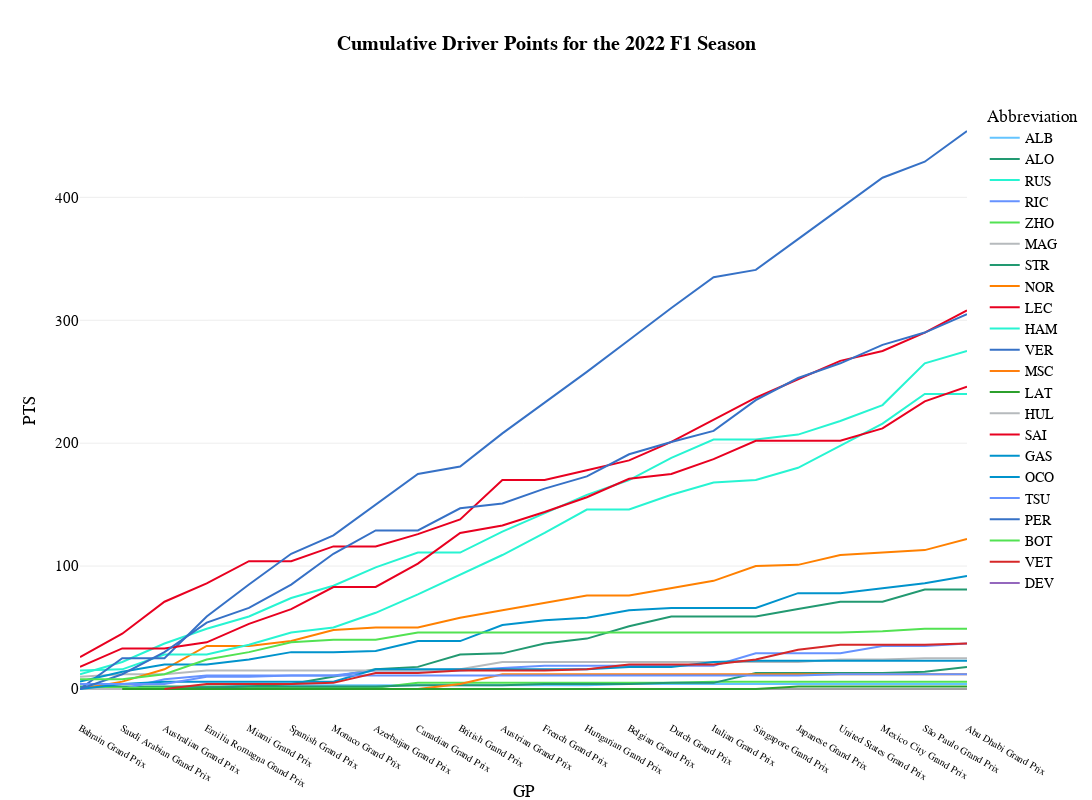

The notebook cell saved with this chart:
### Code cell
fig=px.line(
        df_bq_driver,
        x="GP", 
        y="PTS", 
        color='Abbreviation', 
        # markers=True,
        hover_data=['DriverNumber','TeamName', 'Position', 'GridPosition', 'Status', 'Year', 'GP', 'RoundNumber'], 
        template="xgridoff",
        title="<b>Cumulative Driver Points for the {} F1 Season</b>".format(years),
        height=800, 
        width=1200,
        color_discrete_map={
                "ALB": "#64C4FF",
                "ALO": "#229971",
                "BEA":"#E80020",
                "BOT": "#52e252",
                "GAS": "#0093cc",
                "HAM": "#27F4D2",
                "HUL": "#B6BABD",
                "LEC": "#E80020",
                "MAG": "#B6BABD",
                "NOR": "#FF8000",
                "OCO": "#0093cc",
                "PER": "#3671C6",
                "PIA": "#FF8000",
                "RIC": "#6692FF",
                "RUS": "#27F4D2",
                "SAI": "#E80020",
                "SAR": "#37BEDD",
                "STR": "#229971",
                "TSU": "#6692FF",
                "VER": "#3671C6",
                "ZHO": "#52e252"
          },
        )
fig.update_layout(
    yaxis = dict(tickfont = dict(size=15)),
    xaxis = dict(tickfont = dict(size=10)),
    font=dict(
        family="PT Sans Narrow",
        size=14,
        color="Black"
    ),
    title_font_family="PT Sans Narrow",
    # margin=dict(l=10, r=5, t=55, b=20),
    hoverlabel=dict(
    bgcolor="white",
    font_size=16,
    font_family="PT Sans Narrow"
    ),

)

### Figure 1 — Plotly figure (JSON) as saved in the notebook; plotly's stock layout.template omitted (floating-point values rounded to 4 significant figures; data arrays with more than 128 entries replaced by an {"elided": "..."} marker saying what was removed)
{"data": [{"customdata": {"elided": "25x7 mixed values"}, "hovertemplate": "Abbreviation=ALB<br>GP=%{x}<br>PTS=%{y}<br>DriverNumber=%{customdata[0]}<br>TeamName=%{customdata[1]}<br>Position=%{customdata[2]}<br>GridPosition=%{customdata[3]}<br>Status=%{customdata[4]}<br>Year=%{customdata[5]}<br>RoundNumber=%{customdata[6]}<extra></extra>", "legendgroup": "ALB", "line": {"color": "#64C4FF", "dash": "solid"}, "marker": {"symbol": "circle"}, "mode": "lines", "name": "ALB", "orientation": "v", "showlegend": true, "type": "scatter", "x": ["Bahrain Grand Prix", "Saudi Arabian Grand Prix", "Australian Grand Prix", "Emilia Romagna Grand Prix", "Emilia Romagna Grand Prix", "Miami Grand Prix", "Spanish Grand Prix", "Monaco Grand Prix", "Azerbaijan Grand Prix", "Canadian Grand Prix", "British Grand Prix", "Austrian Grand Prix", "Austrian Grand Prix", "French Grand Prix", "Hungarian Grand Prix", "Belgian Grand Prix", "Dutch Grand Prix", "Italian Grand Prix", "Singapore Grand Prix", "Japanese Grand Prix", "United States Grand Prix", "Mexico City Grand Prix", "São Paulo Grand Prix", "São Paulo Grand Prix", "Abu Dhabi Grand Prix"], "xaxis": "x", "y": [0, 0, 1, 1, 1, 3, 3, 3, 3, 3, 3, 3, 3, 3, 3, 4, 4, 4, 4, 4, 4, 4, 4, 4, 4], "yaxis": "y"}, {"customdata": {"elided": "25x7 mixed values"}, "hovertemplate": "Abbreviation=ALO<br>GP=%{x}<br>PTS=%{y}<br>DriverNumber=%{customdata[0]}<br>TeamName=%{customdata[1]}<br>Position=%{customdata[2]}<br>GridPosition=%{customdata[3]}<br>Status=%{customdata[4]}<br>Year=%{customdata[5]}<br>RoundNumber=%{customdata[6]}<extra></extra>", "legendgroup": "ALO", "line": {"color": "#229971", "dash": "solid"}, "marker": {"symbol": "circle"}, "mode": "lines", "name": "ALO", "orientation": "v", "showlegend": true, "type": "scatter", "x": ["Bahrain Grand Prix", "Saudi Arabian Grand Prix", "Australian Grand Prix", "Emilia Romagna Grand Prix", "Emilia Romagna Grand Prix", "Miami Grand Prix", "Spanish Grand Prix", "Monaco Grand Prix", "Azerbaijan Grand Prix", "Canadian Grand Prix", "British Grand Prix", "Austrian Grand Prix", "Austrian Grand Prix", "French Grand Prix", "Hungarian Grand Prix", "Belgian Grand Prix", "Dutch Grand Prix", "Italian Grand Prix", "Singapore Grand Prix", "Japanese Grand Prix", "United States Grand Prix", "Mexico City Grand Prix", "São Paulo Grand Prix", "São Paulo Grand Prix", "Abu Dhabi Grand Prix"], "xaxis": "x", "y": [2, 2, 2, 2, 2, 2, 4, 10, 16, 18, 28, 29, 29, 37, 41, 51, 59, 59, 59, 65, 71, 71, 81, 81, 81], "yaxis": "y"}, {"customdata": {"elided": "25x7 mixed values"}, "hovertemplate": "Abbreviation=RUS<br>GP=%{x}<br>PTS=%{y}<br>DriverNumber=%{customdata[0]}<br>TeamName=%{customdata[1]}<br>Position=%{customdata[2]}<br>GridPosition=%{customdata[3]}<br>Status=%{customdata[4]}<br>Year=%{customdata[5]}<br>RoundNumber=%{customdata[6]}<extra></extra>", "legendgroup": "RUS", "line": {"color": "#27F4D2", "dash": "solid"}, "marker": {"symbol": "circle"}, "mode": "lines", "name": "RUS", "orientation": "v", "showlegend": true, "type": "scatter", "x": ["Bahrain Grand Prix", "Saudi Arabian Grand Prix", "Australian Grand Prix", "Emilia Romagna Grand Prix", "Emilia Romagna Grand Prix", "Miami Grand Prix", "Spanish Grand Prix", "Monaco Grand Prix", "Azerbaijan Grand Prix", "Canadian Grand Prix", "British Grand Prix", "Austrian Grand Prix", "Austrian Grand Prix", "French Grand Prix", "Hungarian Grand Prix", "Belgian Grand Prix", "Dutch Grand Prix", "Italian Grand Prix", "Singapore Grand Prix", "Japanese Grand Prix", "United States Grand Prix", "Mexico City Grand Prix", "São Paulo Grand Prix", "São Paulo Grand Prix", "Abu Dhabi Grand Prix"], "xaxis": "x", "y": [12, 22, 37, 49, 49, 59, 74, 84, 99, 111, 111, 128, 128, 143, 158, 170, 188, 203, 203, 207, 218, 231, 265, 265, 275], "yaxis": "y"}, {"customdata": {"elided": "25x7 mixed values"}, "hovertemplate": "Abbreviation=RIC<br>GP=%{x}<br>PTS=%{y}<br>DriverNumber=%{customdata[0]}<br>TeamName=%{customdata[1]}<br>Position=%{customdata[2]}<br>GridPosition=%{customdata[3]}<br>Status=%{customdata[4]}<br>Year=%{customdata[5]}<br>RoundNumber=%{customdata[6]}<extra></extra>", "legendgroup": "RIC", "line": {"color": "#6692FF", "dash": "solid"}, "marker": {"symbol": "circle"}, "mode": "lines", "name": "RIC", "orientation": "v", "showlegend": true, "type": "scatter", "x": ["Bahrain Grand Prix", "Saudi Arabian Grand Prix", "Australian Grand Prix", "Emilia Romagna Grand Prix", "Emilia Romagna Grand Prix", "Miami Grand Prix", "Spanish Grand Prix", "Monaco Grand Prix", "Azerbaijan Grand Prix", "Canadian Grand Prix", "British Grand Prix", "Austrian Grand Prix", "Austrian Grand Prix", "French Grand Prix", "Hungarian Grand Prix", "Belgian Grand Prix", "Dutch Grand Prix", "Italian Grand Prix", "Singapore Grand Prix", "Japanese Grand Prix", "United States Grand Prix", "Mexico City Grand Prix", "São Paulo Grand Prix", "São Paulo Grand Prix", "Abu Dhabi Grand Prix"], "xaxis": "x", "y": [0, 0, 8, 11, 11, 11, 11, 11, 15, 15, 15, 17, 17, 19, 19, 19, 19, 19, 29, 29, 29, 35, 35, 35, 37], "yaxis": "y"}, {"customdata": {"elided": "25x7 mixed values"}, "hovertemplate": "Abbreviation=ZHO<br>GP=%{x}<br>PTS=%{y}<br>DriverNumber=%{customdata[0]}<br>TeamName=%{customdata[1]}<br>Position=%{customdata[2]}<br>GridPosition=%{customdata[3]}<br>Status=%{customdata[4]}<br>Year=%{customdata[5]}<br>RoundNumber=%{customdata[6]}<extra></extra>", "legendgroup": "ZHO", "line": {"color": "#52e252", "dash": "solid"}, "marker": {"symbol": "circle"}, "mode": "lines", "name": "ZHO", "orientation": "v", "showlegend": true, "type": "scatter", "x": ["Bahrain Grand Prix", "Saudi Arabian Grand Prix", "Australian Grand Prix", "Emilia Romagna Grand Prix", "Emilia Romagna Grand Prix", "Miami Grand Prix", "Spanish Grand Prix", "Monaco Grand Prix", "Azerbaijan Grand Prix", "Canadian Grand Prix", "British Grand Prix", "Austrian Grand Prix", "Austrian Grand Prix", "French Grand Prix", "Hungarian Grand Prix", "Belgian Grand Prix", "Dutch Grand Prix", "Italian Grand Prix", "Singapore Grand Prix", "Japanese Grand Prix", "United States Grand Prix", "Mexico City Grand Prix", "São Paulo Grand Prix", "São Paulo Grand Prix", "Abu Dhabi Grand Prix"], "xaxis": "x", "y": [1, 1, 1, 1, 1, 1, 1, 1, 1, 5, 5, 5, 5, 5, 5, 5, 5, 6, 6, 6, 6, 6, 6, 6, 6], "yaxis": "y"}, {"customdata": {"elided": "25x7 mixed values"}, "hovertemplate": "Abbreviation=MAG<br>GP=%{x}<br>PTS=%{y}<br>DriverNumber=%{customdata[0]}<br>TeamName=%{customdata[1]}<br>Position=%{customdata[2]}<br>GridPosition=%{customdata[3]}<br>Status=%{customdata[4]}<br>Year=%{customdata[5]}<br>RoundNumber=%{customdata[6]}<extra></extra>", "legendgroup": "MAG", "line": {"color": "#B6BABD", "dash": "solid"}, "marker": {"symbol": "circle"}, "mode": "lines", "name": "MAG", "orientation": "v", "showlegend": true, "type": "scatter", "x": ["Bahrain Grand Prix", "Saudi Arabian Grand Prix", "Australian Grand Prix", "Emilia Romagna Grand Prix", "Emilia Romagna Grand Prix", "Miami Grand Prix", "Spanish Grand Prix", "Monaco Grand Prix", "Azerbaijan Grand Prix", "Canadian Grand Prix", "British Grand Prix", "Austrian Grand Prix", "Austrian Grand Prix", "French Grand Prix", "Hungarian Grand Prix", "Belgian Grand Prix", "Dutch Grand Prix", "Italian Grand Prix", "Singapore Grand Prix", "Japanese Grand Prix", "United States Grand Prix", "Mexico City Grand Prix", "São Paulo Grand Prix", "São Paulo Grand Prix", "Abu Dhabi Grand Prix"], "xaxis": "x", "y": [10, 12, 12, 15, 15, 15, 15, 15, 15, 15, 16, 22, 22, 22, 22, 22, 22, 22, 22, 22, 24, 24, 25, 25, 25], "yaxis": "y"}, {"customdata": {"elided": "25x7 mixed values"}, "hovertemplate": "Abbreviation=STR<br>GP=%{x}<br>PTS=%{y}<br>DriverNumber=%{customdata[0]}<br>TeamName=%{customdata[1]}<br>Position=%{customdata[2]}<br>GridPosition=%{customdata[3]}<br>Status=%{customdata[4]}<br>Year=%{customdata[5]}<br>RoundNumber=%{customdata[6]}<extra></extra>", "legendgroup": "STR", "line": {"color": "#229971", "dash": "solid"}, "marker": {"symbol": "circle"}, "mode": "lines", "name": "STR", "orientation": "v", "showlegend": true, "type": "scatter", "x": ["Bahrain Grand Prix", "Saudi Arabian Grand Prix", "Australian Grand Prix", "Emilia Romagna Grand Prix", "Emilia Romagna Grand Prix", "Miami Grand Prix", "Spanish Grand Prix", "Monaco Grand Prix", "Azerbaijan Grand Prix", "Canadian Grand Prix", "British Grand Prix", "Austrian Grand Prix", "Austrian Grand Prix", "French Grand Prix", "Hungarian Grand Prix", "Belgian Grand Prix", "Dutch Grand Prix", "Italian Grand Prix", "Singapore Grand Prix", "Japanese Grand Prix", "United States Grand Prix", "Mexico City Grand Prix", "São Paulo Grand Prix", "São Paulo Grand Prix", "Abu Dhabi Grand Prix"], "xaxis": "x", "y": [0, 0, 0, 1, 1, 2, 2, 2, 2, 3, 3, 3, 3, 4, 4, 4, 5, 5, 13, 13, 13, 13, 14, 14, 18], "yaxis": "y"}, {"customdata": {"elided": "25x7 mixed values"}, "hovertemplate": "Abbreviation=NOR<br>GP=%{x}<br>PTS=%{y}<br>DriverNumber=%{customdata[0]}<br>TeamName=%{customdata[1]}<br>Position=%{customdata[2]}<br>GridPosition=%{customdata[3]}<br>Status=%{customdata[4]}<br>Year=%{customdata[5]}<br>RoundNumber=%{customdata[6]}<extra></extra>", "legendgroup": "NOR", "line": {"color": "#FF8000", "dash": "solid"}, "marker": {"symbol": "circle"}, "mode": "lines", "name": "NOR", "orientation": "v", "showlegend": true, "type": "scatter", "x": ["Bahrain Grand Prix", "Saudi Arabian Grand Prix", "Australian Grand Prix", "Emilia Romagna Grand Prix", "Emilia Romagna Grand Prix", "Miami Grand Prix", "Spanish Grand Prix", "Monaco Grand Prix", "Azerbaijan Grand Prix", "Canadian Grand Prix", "British Grand Prix", "Austrian Grand Prix", "Austrian Grand Prix", "French Grand Prix", "Hungarian Grand Prix", "Belgian Grand Prix", "Dutch Grand Prix", "Italian Grand Prix", "Singapore Grand Prix", "Japanese Grand Prix", "United States Grand Prix", "Mexico City Grand Prix", "São Paulo Grand Prix", "São Paulo Grand Prix", "Abu Dhabi Grand Prix"], "xaxis": "x", "y": [0, 6, 16, 35, 35, 35, 39, 48, 50, 50, 58, 64, 64, 70, 76, 76, 82, 88, 100, 101, 109, 111, 113, 113, 122], "yaxis": "y"}, {"customdata": {"elided": "25x7 mixed values"}, "hovertemplate": "Abbreviation=LEC<br>GP=%{x}<br>PTS=%{y}<br>DriverNumber=%{customdata[0]}<br>TeamName=%{customdata[1]}<br>Position=%{customdata[2]}<br>GridPosition=%{customdata[3]}<br>Status=%{customdata[4]}<br>Year=%{customdata[5]}<br>RoundNumber=%{customdata[6]}<extra></extra>", "legendgroup": "LEC", "line": {"color": "#E80020", "dash": "solid"}, "marker": {"symbol": "circle"}, "mode": "lines", "name": "LEC", "orientation": "v", "showlegend": true, "type": "scatter", "x": ["Bahrain Grand Prix", "Saudi Arabian Grand Prix", "Australian Grand Prix", "Emilia Romagna Grand Prix", "Emilia Romagna Grand Prix", "Miami Grand Prix", "Spanish Grand Prix", "Monaco Grand Prix", "Azerbaijan Grand Prix", "Canadian Grand Prix", "British Grand Prix", "Austrian Grand Prix", "Austrian Grand Prix", "French Grand Prix", "Hungarian Grand Prix", "Belgian Grand Prix", "Dutch Grand Prix", "Italian Grand Prix", "Singapore Grand Prix", "Japanese Grand Prix", "United States Grand Prix", "Mexico City Grand Prix", "São Paulo Grand Prix", "São Paulo Grand Prix", "Abu Dhabi Grand Prix"], "xaxis": "x", "y": [26, 45, 71, 86, 86, 104, 104, 116, 116, 126, 138, 170, 170, 170, 178, 186, 201, 219, 237, 252, 267, 275, 290, 290, 308], "yaxis": "y"}, {"customdata": {"elided": "25x7 mixed values"}, "hovertemplate": "Abbreviation=HAM<br>GP=%{x}<br>PTS=%{y}<br>DriverNumber=%{customdata[0]}<br>TeamName=%{customdata[1]}<br>Position=%{customdata[2]}<br>GridPosition=%{customdata[3]}<br>Status=%{customdata[4]}<br>Year=%{customdata[5]}<br>RoundNumber=%{customdata[6]}<extra></extra>", "legendgroup": "HAM", "line": {"color": "#27F4D2", "dash": "solid"}, "marker": {"symbol": "circle"}, "mode": "lines", "name": "HAM", "orientation": "v", "showlegend": true, "type": "scatter", "x": ["Bahrain Grand Prix", "Saudi Arabian Grand Prix", "Australian Grand Prix", "Emilia Romagna Grand Prix", "Emilia Romagna Grand Prix", "Miami Grand Prix", "Spanish Grand Prix", "Monaco Grand Prix", "Azerbaijan Grand Prix", "Canadian Grand Prix", "British Grand Prix", "Austrian Grand Prix", "Austrian Grand Prix", "French Grand Prix", "Hungarian Grand Prix", "Belgian Grand Prix", "Dutch Grand Prix", "Italian Grand Prix", "Singapore Grand Prix", "Japanese Grand Prix", "United States Grand Prix", "Mexico City Grand Prix", "São Paulo Grand Prix", "São Paulo Grand Prix", "Abu Dhabi Grand Prix"], "xaxis": "x", "y": [15, 16, 28, 28, 28, 36, 46, 50, 62, 77, 93, 109, 109, 127, 146, 146, 158, 168, 170, 180, 198, 216, 240, 240, 240], "yaxis": "y"}, {"customdata": {"elided": "25x7 mixed values"}, "hovertemplate": "Abbreviation=VER<br>GP=%{x}<br>PTS=%{y}<br>DriverNumber=%{customdata[0]}<br>TeamName=%{customdata[1]}<br>Position=%{customdata[2]}<br>GridPosition=%{customdata[3]}<br>Status=%{customdata[4]}<br>Year=%{customdata[5]}<br>RoundNumber=%{customdata[6]}<extra></extra>", "legendgroup": "VER", "line": {"color": "#3671C6", "dash": "solid"}, "marker": {"symbol": "circle"}, "mode": "lines", "name": "VER", "orientation": "v", "showlegend": true, "type": "scatter", "x": ["Bahrain Grand Prix", "Saudi Arabian Grand Prix", "Australian Grand Prix", "Emilia Romagna Grand Prix", "Emilia Romagna Grand Prix", "Miami Grand Prix", "Spanish Grand Prix", "Monaco Grand Prix", "Azerbaijan Grand Prix", "Canadian Grand Prix", "British Grand Prix", "Austrian Grand Prix", "Austrian Grand Prix", "French Grand Prix", "Hungarian Grand Prix", "Belgian Grand Prix", "Dutch Grand Prix", "Italian Grand Prix", "Singapore Grand Prix", "Japanese Grand Prix", "United States Grand Prix", "Mexico City Grand Prix", "São Paulo Grand Prix", "São Paulo Grand Prix", "Abu Dhabi Grand Prix"], "xaxis": "x", "y": [0, 25, 25, 59, 59, 85, 110, 125, 150, 175, 181, 208, 208, 233, 258, 284, 310, 335, 341, 366, 391, 416, 429, 429, 454], "yaxis": "y"}, {"customdata": {"elided": "24x7 mixed values"}, "hovertemplate": "Abbreviation=MSC<br>GP=%{x}<br>PTS=%{y}<br>DriverNumber=%{customdata[0]}<br>TeamName=%{customdata[1]}<br>Position=%{customdata[2]}<br>GridPosition=%{customdata[3]}<br>Status=%{customdata[4]}<br>Year=%{customdata[5]}<br>RoundNumber=%{customdata[6]}<extra></extra>", "legendgroup": "MSC", "line": {"color": "#FF7F0E", "dash": "solid"}, "marker": {"symbol": "circle"}, "mode": "lines", "name": "MSC", "orientation": "v", "showlegend": true, "type": "scatter", "x": ["Bahrain Grand Prix", "Australian Grand Prix", "Emilia Romagna Grand Prix", "Emilia Romagna Grand Prix", "Miami Grand Prix", "Spanish Grand Prix", "Monaco Grand Prix", "Azerbaijan Grand Prix", "Canadian Grand Prix", "British Grand Prix", "Austrian Grand Prix", "Austrian Grand Prix", "French Grand Prix", "Hungarian Grand Prix", "Belgian Grand Prix", "Dutch Grand Prix", "Italian Grand Prix", "Singapore Grand Prix", "Japanese Grand Prix", "United States Grand Prix", "Mexico City Grand Prix", "São Paulo Grand Prix", "São Paulo Grand Prix", "Abu Dhabi Grand Prix"], "xaxis": "x", "y": [0, 0, 0, 0, 0, 0, 0, 0, 0, 4, 12, 12, 12, 12, 12, 12, 12, 12, 12, 12, 12, 12, 12, 12], "yaxis": "y"}, {"customdata": {"elided": "25x7 mixed values"}, "hovertemplate": "Abbreviation=LAT<br>GP=%{x}<br>PTS=%{y}<br>DriverNumber=%{customdata[0]}<br>TeamName=%{customdata[1]}<br>Position=%{customdata[2]}<br>GridPosition=%{customdata[3]}<br>Status=%{customdata[4]}<br>Year=%{customdata[5]}<br>RoundNumber=%{customdata[6]}<extra></extra>", "legendgroup": "LAT", "line": {"color": "#2CA02C", "dash": "solid"}, "marker": {"symbol": "circle"}, "mode": "lines", "name": "LAT", "orientation": "v", "showlegend": true, "type": "scatter", "x": ["Bahrain Grand Prix", "Saudi Arabian Grand Prix", "Australian Grand Prix", "Emilia Romagna Grand Prix", "Emilia Romagna Grand Prix", "Miami Grand Prix", "Spanish Grand Prix", "Monaco Grand Prix", "Azerbaijan Grand Prix", "Canadian Grand Prix", "British Grand Prix", "Austrian Grand Prix", "Austrian Grand Prix", "French Grand Prix", "Hungarian Grand Prix", "Belgian Grand Prix", "Dutch Grand Prix", "Italian Grand Prix", "Singapore Grand Prix", "Japanese Grand Prix", "United States Grand Prix", "Mexico City Grand Prix", "São Paulo Grand Prix", "São Paulo Grand Prix", "Abu Dhabi Grand Prix"], "xaxis": "x", "y": [0, 0, 0, 0, 0, 0, 0, 0, 0, 0, 0, 0, 0, 0, 0, 0, 0, 0, 0, 2, 2, 2, 2, 2, 2], "yaxis": "y"}, {"customdata": [[27, "Aston Martin", 17, 17, "Finished", 2022, 1], [27, "Aston Martin", 12, 17, "Finished", 2022, 2]], "hovertemplate": "Abbreviation=HUL<br>GP=%{x}<br>PTS=%{y}<br>DriverNumber=%{customdata[0]}<br>TeamName=%{customdata[1]}<br>Position=%{customdata[2]}<br>GridPosition=%{customdata[3]}<br>Status=%{customdata[4]}<br>Year=%{customdata[5]}<br>RoundNumber=%{customdata[6]}<extra></extra>", "legendgroup": "HUL", "line": {"color": "#B6BABD", "dash": "solid"}, "marker": {"symbol": "circle"}, "mode": "lines", "name": "HUL", "orientation": "v", "showlegend": true, "type": "scatter", "x": ["Bahrain Grand Prix", "Saudi Arabian Grand Prix"], "xaxis": "x", "y": [0, 0], "yaxis": "y"}, {"customdata": {"elided": "25x7 mixed values"}, "hovertemplate": "Abbreviation=SAI<br>GP=%{x}<br>PTS=%{y}<br>DriverNumber=%{customdata[0]}<br>TeamName=%{customdata[1]}<br>Position=%{customdata[2]}<br>GridPosition=%{customdata[3]}<br>Status=%{customdata[4]}<br>Year=%{customdata[5]}<br>RoundNumber=%{customdata[6]}<extra></extra>", "legendgroup": "SAI", "line": {"color": "#E80020", "dash": "solid"}, "marker": {"symbol": "circle"}, "mode": "lines", "name": "SAI", "orientation": "v", "showlegend": true, "type": "scatter", "x": ["Bahrain Grand Prix", "Saudi Arabian Grand Prix", "Australian Grand Prix", "Emilia Romagna Grand Prix", "Emilia Romagna Grand Prix", "Miami Grand Prix", "Spanish Grand Prix", "Monaco Grand Prix", "Azerbaijan Grand Prix", "Canadian Grand Prix", "British Grand Prix", "Austrian Grand Prix", "Austrian Grand Prix", "French Grand Prix", "Hungarian Grand Prix", "Belgian Grand Prix", "Dutch Grand Prix", "Italian Grand Prix", "Singapore Grand Prix", "Japanese Grand Prix", "United States Grand Prix", "Mexico City Grand Prix", "São Paulo Grand Prix", "São Paulo Grand Prix", "Abu Dhabi Grand Prix"], "xaxis": "x", "y": [18, 33, 33, 38, 38, 53, 65, 83, 83, 102, 127, 133, 133, 144, 156, 171, 175, 187, 202, 202, 202, 212, 234, 234, 246], "yaxis": "y"}, {"customdata": {"elided": "25x7 mixed values"}, "hovertemplate": "Abbreviation=GAS<br>GP=%{x}<br>PTS=%{y}<br>DriverNumber=%{customdata[0]}<br>TeamName=%{customdata[1]}<br>Position=%{customdata[2]}<br>GridPosition=%{customdata[3]}<br>Status=%{customdata[4]}<br>Year=%{customdata[5]}<br>RoundNumber=%{customdata[6]}<extra></extra>", "legendgroup": "GAS", "line": {"color": "#0093cc", "dash": "solid"}, "marker": {"symbol": "circle"}, "mode": "lines", "name": "GAS", "orientation": "v", "showlegend": true, "type": "scatter", "x": ["Bahrain Grand Prix", "Saudi Arabian Grand Prix", "Australian Grand Prix", "Emilia Romagna Grand Prix", "Emilia Romagna Grand Prix", "Miami Grand Prix", "Spanish Grand Prix", "Monaco Grand Prix", "Azerbaijan Grand Prix", "Canadian Grand Prix", "British Grand Prix", "Austrian Grand Prix", "Austrian Grand Prix", "French Grand Prix", "Hungarian Grand Prix", "Belgian Grand Prix", "Dutch Grand Prix", "Italian Grand Prix", "Singapore Grand Prix", "Japanese Grand Prix", "United States Grand Prix", "Mexico City Grand Prix", "São Paulo Grand Prix", "São Paulo Grand Prix", "Abu Dhabi Grand Prix"], "xaxis": "x", "y": [0, 4, 6, 6, 6, 6, 6, 6, 16, 16, 16, 16, 16, 16, 16, 18, 18, 22, 23, 23, 23, 23, 23, 23, 23], "yaxis": "y"}, {"customdata": {"elided": "25x7 mixed values"}, "hovertemplate": "Abbreviation=OCO<br>GP=%{x}<br>PTS=%{y}<br>DriverNumber=%{customdata[0]}<br>TeamName=%{customdata[1]}<br>Position=%{customdata[2]}<br>GridPosition=%{customdata[3]}<br>Status=%{customdata[4]}<br>Year=%{customdata[5]}<br>RoundNumber=%{customdata[6]}<extra></extra>", "legendgroup": "OCO", "line": {"color": "#0093cc", "dash": "solid"}, "marker": {"symbol": "circle"}, "mode": "lines", "name": "OCO", "orientation": "v", "showlegend": true, "type": "scatter", "x": ["Bahrain Grand Prix", "Saudi Arabian Grand Prix", "Australian Grand Prix", "Emilia Romagna Grand Prix", "Emilia Romagna Grand Prix", "Miami Grand Prix", "Spanish Grand Prix", "Monaco Grand Prix", "Azerbaijan Grand Prix", "Canadian Grand Prix", "British Grand Prix", "Austrian Grand Prix", "Austrian Grand Prix", "French Grand Prix", "Hungarian Grand Prix", "Belgian Grand Prix", "Dutch Grand Prix", "Italian Grand Prix", "Singapore Grand Prix", "Japanese Grand Prix", "United States Grand Prix", "Mexico City Grand Prix", "São Paulo Grand Prix", "São Paulo Grand Prix", "Abu Dhabi Grand Prix"], "xaxis": "x", "y": [6, 14, 20, 20, 20, 24, 30, 30, 31, 39, 39, 52, 52, 56, 58, 64, 66, 66, 66, 78, 78, 82, 86, 86, 92], "yaxis": "y"}, {"customdata": {"elided": "25x7 mixed values"}, "hovertemplate": "Abbreviation=TSU<br>GP=%{x}<br>PTS=%{y}<br>DriverNumber=%{customdata[0]}<br>TeamName=%{customdata[1]}<br>Position=%{customdata[2]}<br>GridPosition=%{customdata[3]}<br>Status=%{customdata[4]}<br>Year=%{customdata[5]}<br>RoundNumber=%{customdata[6]}<extra></extra>", "legendgroup": "TSU", "line": {"color": "#6692FF", "dash": "solid"}, "marker": {"symbol": "circle"}, "mode": "lines", "name": "TSU", "orientation": "v", "showlegend": true, "type": "scatter", "x": ["Bahrain Grand Prix", "Saudi Arabian Grand Prix", "Australian Grand Prix", "Emilia Romagna Grand Prix", "Emilia Romagna Grand Prix", "Miami Grand Prix", "Spanish Grand Prix", "Monaco Grand Prix", "Azerbaijan Grand Prix", "Canadian Grand Prix", "British Grand Prix", "Austrian Grand Prix", "Austrian Grand Prix", "French Grand Prix", "Hungarian Grand Prix", "Belgian Grand Prix", "Dutch Grand Prix", "Italian Grand Prix", "Singapore Grand Prix", "Japanese Grand Prix", "United States Grand Prix", "Mexico City Grand Prix", "São Paulo Grand Prix", "São Paulo Grand Prix", "Abu Dhabi Grand Prix"], "xaxis": "x", "y": [4, 4, 4, 10, 10, 10, 11, 11, 11, 11, 11, 11, 11, 11, 11, 11, 11, 11, 11, 11, 12, 12, 12, 12, 12], "yaxis": "y"}, {"customdata": {"elided": "25x7 mixed values"}, "hovertemplate": "Abbreviation=PER<br>GP=%{x}<br>PTS=%{y}<br>DriverNumber=%{customdata[0]}<br>TeamName=%{customdata[1]}<br>Position=%{customdata[2]}<br>GridPosition=%{customdata[3]}<br>Status=%{customdata[4]}<br>Year=%{customdata[5]}<br>RoundNumber=%{customdata[6]}<extra></extra>", "legendgroup": "PER", "line": {"color": "#3671C6", "dash": "solid"}, "marker": {"symbol": "circle"}, "mode": "lines", "name": "PER", "orientation": "v", "showlegend": true, "type": "scatter", "x": ["Bahrain Grand Prix", "Saudi Arabian Grand Prix", "Australian Grand Prix", "Emilia Romagna Grand Prix", "Emilia Romagna Grand Prix", "Miami Grand Prix", "Spanish Grand Prix", "Monaco Grand Prix", "Azerbaijan Grand Prix", "Canadian Grand Prix", "British Grand Prix", "Austrian Grand Prix", "Austrian Grand Prix", "French Grand Prix", "Hungarian Grand Prix", "Belgian Grand Prix", "Dutch Grand Prix", "Italian Grand Prix", "Singapore Grand Prix", "Japanese Grand Prix", "United States Grand Prix", "Mexico City Grand Prix", "São Paulo Grand Prix", "São Paulo Grand Prix", "Abu Dhabi Grand Prix"], "xaxis": "x", "y": [0, 12, 30, 54, 54, 66, 85, 110, 129, 129, 147, 151, 151, 163, 173, 191, 201, 210, 235, 253, 265, 280, 290, 290, 305], "yaxis": "y"}, {"customdata": {"elided": "25x7 mixed values"}, "hovertemplate": "Abbreviation=BOT<br>GP=%{x}<br>PTS=%{y}<br>DriverNumber=%{customdata[0]}<br>TeamName=%{customdata[1]}<br>Position=%{customdata[2]}<br>GridPosition=%{customdata[3]}<br>Status=%{customdata[4]}<br>Year=%{customdata[5]}<br>RoundNumber=%{customdata[6]}<extra></extra>", "legendgroup": "BOT", "line": {"color": "#52e252", "dash": "solid"}, "marker": {"symbol": "circle"}, "mode": "lines", "name": "BOT", "orientation": "v", "showlegend": true, "type": "scatter", "x": ["Bahrain Grand Prix", "Saudi Arabian Grand Prix", "Australian Grand Prix", "Emilia Romagna Grand Prix", "Emilia Romagna Grand Prix", "Miami Grand Prix", "Spanish Grand Prix", "Monaco Grand Prix", "Azerbaijan Grand Prix", "Canadian Grand Prix", "British Grand Prix", "Austrian Grand Prix", "Austrian Grand Prix", "French Grand Prix", "Hungarian Grand Prix", "Belgian Grand Prix", "Dutch Grand Prix", "Italian Grand Prix", "Singapore Grand Prix", "Japanese Grand Prix", "United States Grand Prix", "Mexico City Grand Prix", "São Paulo Grand Prix", "São Paulo Grand Prix", "Abu Dhabi Grand Prix"], "xaxis": "x", "y": [8, 8, 12, 24, 24, 30, 38, 40, 40, 46, 46, 46, 46, 46, 46, 46, 46, 46, 46, 46, 46, 47, 49, 49, 49], "yaxis": "y"}, {"customdata": {"elided": "23x7 mixed values"}, "hovertemplate": "Abbreviation=VET<br>GP=%{x}<br>PTS=%{y}<br>DriverNumber=%{customdata[0]}<br>TeamName=%{customdata[1]}<br>Position=%{customdata[2]}<br>GridPosition=%{customdata[3]}<br>Status=%{customdata[4]}<br>Year=%{customdata[5]}<br>RoundNumber=%{customdata[6]}<extra></extra>", "legendgroup": "VET", "line": {"color": "#D62728", "dash": "solid"}, "marker": {"symbol": "circle"}, "mode": "lines", "name": "VET", "orientation": "v", "showlegend": true, "type": "scatter", "x": ["Australian Grand Prix", "Emilia Romagna Grand Prix", "Emilia Romagna Grand Prix", "Miami Grand Prix", "Spanish Grand Prix", "Monaco Grand Prix", "Azerbaijan Grand Prix", "Canadian Grand Prix", "British Grand Prix", "Austrian Grand Prix", "Austrian Grand Prix", "French Grand Prix", "Hungarian Grand Prix", "Belgian Grand Prix", "Dutch Grand Prix", "Italian Grand Prix", "Singapore Grand Prix", "Japanese Grand Prix", "United States Grand Prix", "Mexico City Grand Prix", "São Paulo Grand Prix", "São Paulo Grand Prix", "Abu Dhabi Grand Prix"], "xaxis": "x", "y": [0, 4, 4, 4, 4, 5, 13, 13, 15, 15, 15, 15, 16, 20, 20, 20, 24, 32, 36, 36, 36, 36, 37], "yaxis": "y"}, {"customdata": [[45, "Williams", 9, 8, "Finished", 2022, 16]], "hovertemplate": "Abbreviation=DEV<br>GP=%{x}<br>PTS=%{y}<br>DriverNumber=%{customdata[0]}<br>TeamName=%{customdata[1]}<br>Position=%{customdata[2]}<br>GridPosition=%{customdata[3]}<br>Status=%{customdata[4]}<br>Year=%{customdata[5]}<br>RoundNumber=%{customdata[6]}<extra></extra>", "legendgroup": "DEV", "line": {"color": "#9467BD", "dash": "solid"}, "marker": {"symbol": "circle"}, "mode": "lines", "name": "DEV", "orientation": "v", "showlegend": true, "type": "scatter", "x": ["Italian Grand Prix"], "xaxis": "x", "y": [2], "yaxis": "y"}], "layout": {"font": {"color": "Black", "family": "PT Sans Narrow", "size": 14}, "height": 800, "hoverlabel": {"bgcolor": "white", "font": {"family": "PT Sans Narrow", "size": 16}}, "legend": {"title": {"text": "Abbreviation"}, "tracegroupgap": 0}, "title": {"font": {"family": "PT Sans Narrow"}, "text": "<b>Cumulative Driver Points for the 2022 F1 Season</b>"}, "width": 1200, "xaxis": {"anchor": "y", "domain": [0, 1], "tickfont": {"size": 10}, "title": {"text": "GP"}}, "yaxis": {"anchor": "x", "domain": [0, 1], "tickfont": {"size": 15}, "title": {"text": "PTS"}}}}
